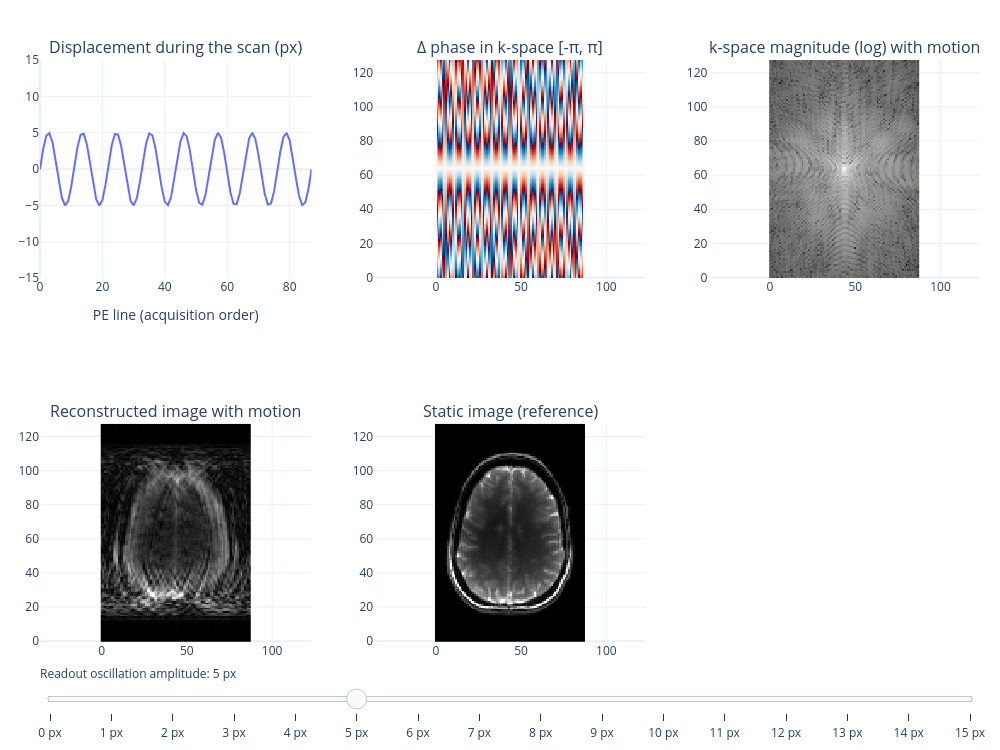

The code cell stored with this chart in its notebook:
### Markdown cell above
# Figure demo

The cell below is tagged `#| label: figDemo`, which is what lets
`02-interactive-figures.md` embed its output with `:::{figure} #figDemo`.

This is Plotly's standard slider example. Replace it with your own work.

### Code cell
#| label: figMotionReadout
import numpy as np
import nibabel as nib
import plotly.graph_objects as go
import plotly.io as pio
from plotly.subplots import make_subplots

pio.renderers.default = "plotly_mimetype+png"
PHASE = "./../data/sub-02_acq-qmtspgr_flip-1_mt-on_part-phase_MTS.nii.gz"
MAG = "./../data/sub-02_acq-qmtspgr_flip-1_mt-on_part-mag_MTS.nii.gz"

mag_data = nib.load(MAG).get_fdata()[:, :, 0]
phase_data = nib.load(PHASE).get_fdata()[:, :, 0]
complex_img = mag_data * np.exp(1j * phase_data)
to_k = lambda im: np.fft.fftshift(np.fft.fft2(np.fft.ifftshift(im)))
to_img = lambda k: np.fft.fftshift(np.fft.ifft2(np.fft.ifftshift(k)))
kspace = to_k(complex_img)
nx, ny = kspace.shape
mag_clean = np.abs(complex_img)
img_max = np.percentile(mag_clean, 99.5)

kx = np.fft.fftshift(np.fft.fftfreq(ny))[None, :]   # cycles/pixel, readout / frequency encode (axis 1)
t = np.linspace(0, 1, nx)[:, None]                  # when each PE line is acquired (0 -> 1)
N_CYCLES = 8                                        # motion periods during the whole scan


def readout_translation(amount):
    """Object oscillates along readout during the scan: line i is acquired
    with the object shifted by amount * sin(2*pi*N_CYCLES*t_i) px. By the Fourier shift
    theorem this is only a phase ramp -- the magnitude is untouched."""
    d = amount * np.sin(2 * np.pi * N_CYCLES * t)
    k_m = kspace * np.exp(-2j * np.pi * kx * d)
    return d[:, 0], k_m


def lighten(z):
    return np.round(z, 3).astype(np.float32)


amounts = np.arange(0, 16, 1)
frames_data = {}
for a in amounts:
    d, k_m = readout_translation(a)
    frames_data[a] = dict(
        disp=d,
        d_phase=lighten(np.angle(k_m * np.conj(kspace)).T),
        log_k=lighten(np.log(np.abs(k_m) + 1e-9).T),
        img=lighten(np.abs(to_img(k_m)).T),
    )

fig = make_subplots(rows=2, cols=3, subplot_titles=(
    "Displacement during the scan (px)", "Δ phase in k-space [-π, π]",
    "k-space magnitude (log) with motion",
    "Reconstructed image with motion", "Static image (reference)", ""))

default = 5
f0 = frames_data[default]
fig.add_trace(go.Scatter(x=np.arange(nx), y=f0["disp"], showlegend=False), row=1, col=1)      # trace 0
fig.add_trace(go.Heatmap(z=f0["d_phase"], zmin=-np.pi, zmax=np.pi, colorscale="RdBu",
                         showscale=False), row=1, col=2)                                      # trace 1
fig.add_trace(go.Heatmap(z=f0["log_k"], colorscale="gray", showscale=False), row=1, col=3)    # trace 2
fig.add_trace(go.Heatmap(z=f0["img"], zmin=0, zmax=img_max, colorscale="gray",
                         showscale=False), row=2, col=1)                                      # trace 3
fig.add_trace(go.Heatmap(z=mag_clean.T, zmin=0, zmax=img_max, colorscale="gray",
                         showscale=False), row=2, col=2)                                      # trace 4 (static)

# Each slider step jumps to a precomputed frame that updates traces 0-3
fig.frames = [go.Frame(name=str(a), traces=[0, 1, 2, 3], data=[
    go.Scatter(y=f["disp"]), go.Heatmap(z=f["d_phase"]),
    go.Heatmap(z=f["log_k"]), go.Heatmap(z=f["img"])])
    for a, f in frames_data.items()]

fig.update_xaxes(title_text="PE line (acquisition order)", row=1, col=1)
fig.update_yaxes(range=[-amounts.max(), amounts.max()], row=1, col=1)
for c, (r, col) in enumerate([(1, 2), (1, 3), (2, 1), (2, 2)], start=2):
    fig.update_yaxes(scaleanchor=f"x{c}", row=r, col=col)
fig.update_xaxes(visible=False, row=2, col=3)
fig.update_yaxes(visible=False, row=2, col=3)

fig.update_layout(
    width=1000, height=750, template="plotly_white",
    margin=dict(l=40, r=20, t=60, b=40),
    sliders=[dict(
        currentvalue=dict(prefix="Readout oscillation amplitude: "),
        active=int(default),
        steps=[dict(method="animate", label=f"{a} px",
                    args=[[str(a)], dict(mode="immediate", frame=dict(duration=0, redraw=True),
                                         transition=dict(duration=0))])
               for a in amounts],
    )],
)

fig

### Figure 1 — Plotly figure (JSON) as saved in the notebook; plotly's stock layout.template omitted (floating-point values rounded to 4 significant figures; data arrays with more than 128 entries replaced by an {"elided": "..."} marker saying what was removed)
{"data": [{"showlegend": false, "type": "scatter", "x": [0, 1, 2, 3, 4, 5, 6, 7, 8, 9, 10, 11, 12, 13, 14, 15, 16, 17, 18, 19, 20, 21, 22, 23, 24, 25, 26, 27, 28, 29, 30, 31, 32, 33, 34, 35, 36, 37, 38, 39, 40, 41, 42, 43, 44, 45, 46, 47, 48, 49, 50, 51, 52, 53, 54, 55, 56, 57, 58, 59, 60, 61, 62, 63, 64, 65, 66, 67, 68, 69, 70, 71, 72, 73, 74, 75, 76, 77, 78, 79, 80, 81, 82, 83, 84, 85, 86, 87], "xaxis": "x", "y": [0.0, 2.731, 4.575, 4.934, 3.691, 1.25, -1.597, -3.925, -4.98, -4.418, -2.421, 0.3608, 3.026, 4.709, 4.863, 3.438, 0.8979, -1.934, -4.138, -4.999, -4.237, -2.099, 0.7197, 3.305, 4.818, 4.766, 3.168, 0.5406, -2.262, -4.33, -4.993, -4.034, -1.767, 1.075, 3.567, 4.902, 4.645, 2.88, 0.1805, -2.578, -4.499, -4.96, -3.811, -1.424, 1.424, 3.811, 4.96, 4.499, 2.578, -0.1805, -2.88, -4.645, -4.902, -3.567, -1.075, 1.767, 4.034, 4.993, 4.33, 2.262, -0.5406, -3.168, -4.766, -4.818, -3.305, -0.7197, 2.099, 4.237, 4.999, 4.138, 1.934, -0.8979, -3.438, -4.863, -4.709, -3.026, -0.3608, 2.421, 4.418, 4.98, 3.925, 1.597, -1.25, -3.691, -4.934, -4.575, -2.731, -9.797e-15], "yaxis": "y"}, {"colorscale": [[0, "rgb(103,0,31)"], [0.1, "rgb(178,24,43)"], [0.2, "rgb(214,96,77)"], [0.3, "rgb(244,165,130)"], [0.4, "rgb(253,219,199)"], [0.5, "rgb(247,247,247)"], [0.6, "rgb(209,229,240)"], [0.7, "rgb(146,197,222)"], [0.8, "rgb(67,147,195)"], [0.9, "rgb(33,102,172)"], [1, "rgb(5,48,97)"]], "showscale": false, "type": "heatmap", "xaxis": "x2", "yaxis": "y2", "z": {"elided": "128x88 float values"}, "zmax": 3.142, "zmin": -3.142}, {"colorscale": [[0, "rgb(0, 0, 0)"], [0.09091, "rgb(16, 16, 16)"], [0.1818, "rgb(38, 38, 38)"], [0.2727, "rgb(59, 59, 59)"], [0.3636, "rgb(81, 80, 80)"], [0.4545, "rgb(102, 101, 101)"], [0.5455, "rgb(124, 123, 122)"], [0.6364, "rgb(146, 146, 145)"], [0.7273, "rgb(171, 171, 170)"], [0.8182, "rgb(197, 197, 195)"], [0.9091, "rgb(224, 224, 223)"], [1, "rgb(254, 254, 253)"]], "showscale": false, "type": "heatmap", "xaxis": "x3", "yaxis": "y3", "z": {"elided": "128x88 float values"}}, {"colorscale": [[0, "rgb(0, 0, 0)"], [0.09091, "rgb(16, 16, 16)"], [0.1818, "rgb(38, 38, 38)"], [0.2727, "rgb(59, 59, 59)"], [0.3636, "rgb(81, 80, 80)"], [0.4545, "rgb(102, 101, 101)"], [0.5455, "rgb(124, 123, 122)"], [0.6364, "rgb(146, 146, 145)"], [0.7273, "rgb(171, 171, 170)"], [0.8182, "rgb(197, 197, 195)"], [0.9091, "rgb(224, 224, 223)"], [1, "rgb(254, 254, 253)"]], "showscale": false, "type": "heatmap", "xaxis": "x4", "yaxis": "y4", "z": {"elided": "128x88 float values"}, "zmax": 731.8, "zmin": 0}, {"colorscale": [[0, "rgb(0, 0, 0)"], [0.09091, "rgb(16, 16, 16)"], [0.1818, "rgb(38, 38, 38)"], [0.2727, "rgb(59, 59, 59)"], [0.3636, "rgb(81, 80, 80)"], [0.4545, "rgb(102, 101, 101)"], [0.5455, "rgb(124, 123, 122)"], [0.6364, "rgb(146, 146, 145)"], [0.7273, "rgb(171, 171, 170)"], [0.8182, "rgb(197, 197, 195)"], [0.9091, "rgb(224, 224, 223)"], [1, "rgb(254, 254, 253)"]], "showscale": false, "type": "heatmap", "xaxis": "x5", "yaxis": "y5", "z": {"elided": "128x88 float values"}, "zmax": 731.8, "zmin": 0}], "layout": {"annotations": [{"font": {"size": 16}, "showarrow": false, "text": "Displacement during the scan (px)", "x": 0.1444, "xanchor": "center", "xref": "paper", "y": 1, "yanchor": "bottom", "yref": "paper"}, {"font": {"size": 16}, "showarrow": false, "text": "Δ phase in k-space [-π, π]", "x": 0.5, "xanchor": "center", "xref": "paper", "y": 1, "yanchor": "bottom", "yref": "paper"}, {"font": {"size": 16}, "showarrow": false, "text": "k-space magnitude (log) with motion", "x": 0.8556, "xanchor": "center", "xref": "paper", "y": 1, "yanchor": "bottom", "yref": "paper"}, {"font": {"size": 16}, "showarrow": false, "text": "Reconstructed image with motion", "x": 0.1444, "xanchor": "center", "xref": "paper", "y": 0.375, "yanchor": "bottom", "yref": "paper"}, {"font": {"size": 16}, "showarrow": false, "text": "Static image (reference)", "x": 0.5, "xanchor": "center", "xref": "paper", "y": 0.375, "yanchor": "bottom", "yref": "paper"}], "height": 750, "margin": {"b": 40, "l": 40, "r": 20, "t": 60}, "sliders": [{"active": 5, "currentvalue": {"prefix": "Readout oscillation amplitude: "}, "steps": [{"args": [["0"], {"frame": {"duration": 0, "redraw": true}, "mode": "immediate", "transition": {"duration": 0}}], "label": "0 px", "method": "animate"}, {"args": [["1"], {"frame": {"duration": 0, "redraw": true}, "mode": "immediate", "transition": {"duration": 0}}], "label": "1 px", "method": "animate"}, {"args": [["2"], {"frame": {"duration": 0, "redraw": true}, "mode": "immediate", "transition": {"duration": 0}}], "label": "2 px", "method": "animate"}, {"args": [["3"], {"frame": {"duration": 0, "redraw": true}, "mode": "immediate", "transition": {"duration": 0}}], "label": "3 px", "method": "animate"}, {"args": [["4"], {"frame": {"duration": 0, "redraw": true}, "mode": "immediate", "transition": {"duration": 0}}], "label": "4 px", "method": "animate"}, {"args": [["5"], {"frame": {"duration": 0, "redraw": true}, "mode": "immediate", "transition": {"duration": 0}}], "label": "5 px", "method": "animate"}, {"args": [["6"], {"frame": {"duration": 0, "redraw": true}, "mode": "immediate", "transition": {"duration": 0}}], "label": "6 px", "method": "animate"}, {"args": [["7"], {"frame": {"duration": 0, "redraw": true}, "mode": "immediate", "transition": {"duration": 0}}], "label": "7 px", "method": "animate"}, {"args": [["8"], {"frame": {"duration": 0, "redraw": true}, "mode": "immediate", "transition": {"duration": 0}}], "label": "8 px", "method": "animate"}, {"args": [["9"], {"frame": {"duration": 0, "redraw": true}, "mode": "immediate", "transition": {"duration": 0}}], "label": "9 px", "method": "animate"}, {"args": [["10"], {"frame": {"duration": 0, "redraw": true}, "mode": "immediate", "transition": {"duration": 0}}], "label": "10 px", "method": "animate"}, {"args": [["11"], {"frame": {"duration": 0, "redraw": true}, "mode": "immediate", "transition": {"duration": 0}}], "label": "11 px", "method": "animate"}, {"args": [["12"], {"frame": {"duration": 0, "redraw": true}, "mode": "immediate", "transition": {"duration": 0}}], "label": "12 px", "method": "animate"}, {"args": [["13"], {"frame": {"duration": 0, "redraw": true}, "mode": "immediate", "transition": {"duration": 0}}], "label": "13 px", "method": "animate"}, {"args": [["14"], {"frame": {"duration": 0, "redraw": true}, "mode": "immediate", "transition": {"duration": 0}}], "label": "14 px", "method": "animate"}, {"args": [["15"], {"frame": {"duration": 0, "redraw": true}, "mode": "immediate", "transition": {"duration": 0}}], "label": "15 px", "method": "animate"}]}], "width": 1000, "xaxis": {"anchor": "y", "domain": [0, 0.2889], "title": {"text": "PE line (acquisition order)"}}, "xaxis2": {"anchor": "y2", "domain": [0.3556, 0.6444]}, "xaxis3": {"anchor": "y3", "domain": [0.7111, 1]}, "xaxis4": {"anchor": "y4", "domain": [0, 0.2889]}, "xaxis5": {"anchor": "y5", "domain": [0.3556, 0.6444]}, "xaxis6": {"anchor": "y6", "domain": [0.7111, 1], "visible": false}, "yaxis": {"anchor": "x", "domain": [0.625, 1], "range": [-15, 15]}, "yaxis2": {"anchor": "x2", "domain": [0.625, 1], "scaleanchor": "x2"}, "yaxis3": {"anchor": "x3", "domain": [0.625, 1], "scaleanchor": "x3"}, "yaxis4": {"anchor": "x4", "domain": [0, 0.375], "scaleanchor": "x4"}, "yaxis5": {"anchor": "x5", "domain": [0, 0.375], "scaleanchor": "x5"}, "yaxis6": {"anchor": "x6", "domain": [0, 0.375], "visible": false}}}
